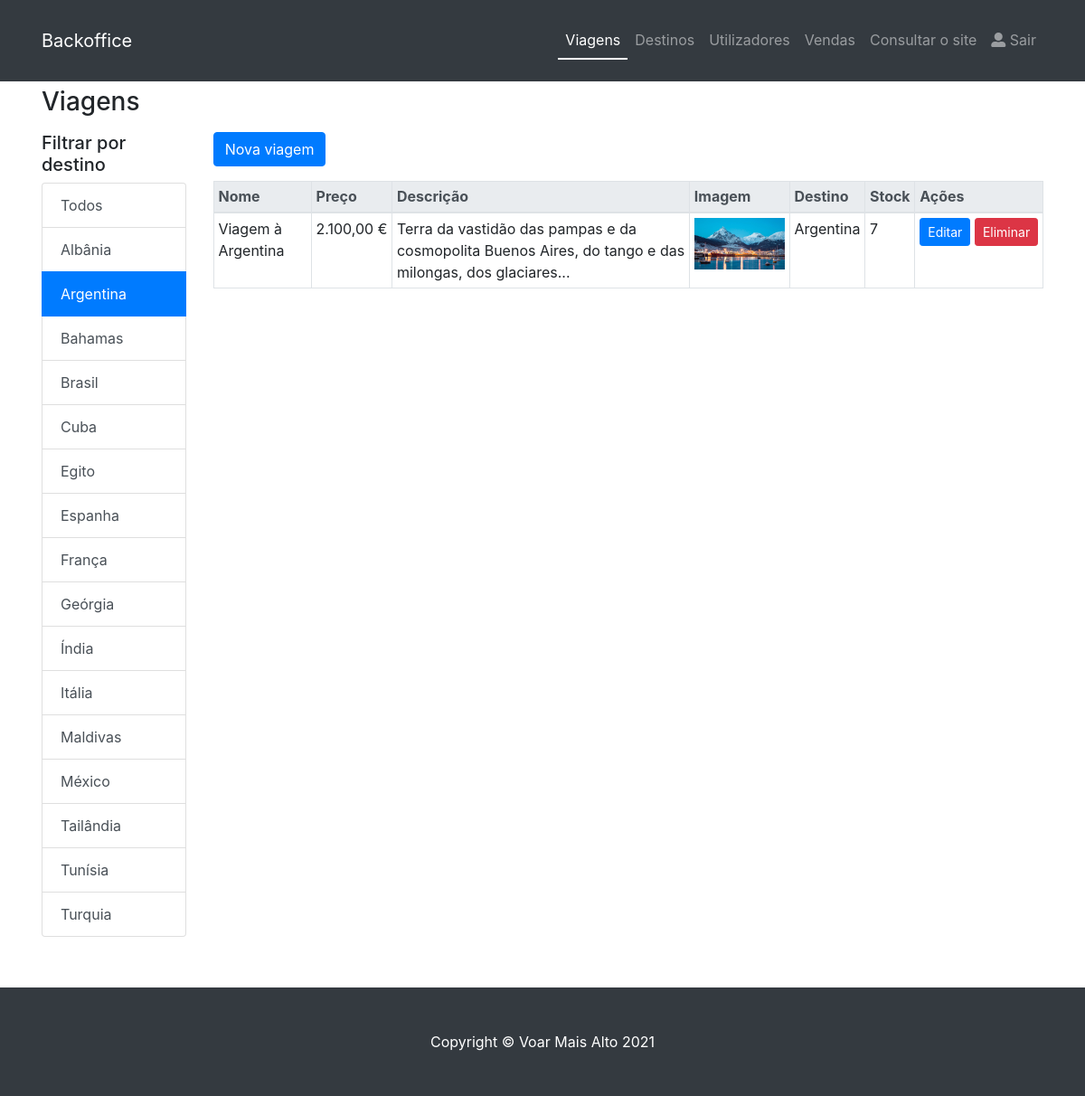
Page /admin/listaProdutos.php?id=19 (signed in) on the committed database.
### tables this page shows
CREATE TABLE `categoria` (
  `CategoriaID` int(11) NOT NULL,
  `CategoriaNome` varchar(40) NOT NULL
);

CREATE TABLE `produto` (
  `produtoID` int(11) NOT NULL,
  `produtoNome` varchar(50) NOT NULL,
  `preco` double NOT NULL,
  `stock` int(11) NOT NULL,
  `imagem` varchar(200) NOT NULL,
  `categoriaID` int(11) NOT NULL,
  `descricao` varchar(1000) NOT NULL
);

### db/config.php (called while the page is built, shortened)
<?php
    function e($s) {
        return htmlspecialchars((string)$s, ENT_QUOTES, 'UTF-8');
    }
?>

### admin/listaProdutos.php (the view, shortened to what this page needs)
<!DOCTYPE html>
<html lang="pt-PT">
<head>
  <link href="../vendor/bootstrap/css/bootstrap.min.css" rel="stylesheet">
  <link href="../css/shop-homepage.css" rel="stylesheet">
  <link rel="stylesheet" href="https://use.fontawesome.com/releases/v5.7.2/css/all.css">
</head>
<body>
<?php
  include '../db/config.php';
  include 'menu.php';
?>
  <div class="container mt-4">
    <h1 class="h3 mb-3">Viagens</h1>
    <div class="row">
      <div class="col-lg-2 mb-3">
        <h2 class="h5">Filtrar por destino</h2>
        <div class="list-group">
          <?php
            $idFiltro = isset($_GET['id']) ? (int)$_GET['id'] : 0;
            echo '<a href="listaProdutos.php" class="list-group-item list-group-item-action'.($idFiltro === 0 ? ' active' : '').'">Todos</a>';
            $cats = $conexao->query("Select * from categoria order by CategoriaNome");
            if ($cats->num_rows > 0) {
              while ($c = $cats->fetch_assoc()) {
                $ativo = ($idFiltro === (int)$c['CategoriaID']) ? ' active' : '';
                echo '<a href="listaProdutos.php?id='.(int)$c['CategoriaID'].'" class="list-group-item list-group-item-action'.$ativo.'">'.e($c['CategoriaNome']).'</a>';
              }
            }
          ?>
        </div>
      </div>
      <div class="col-lg-10">
        <p><a href="inserirProdutos.php" class="btn btn-primary">Nova viagem</a></p>
        <div class="table-responsive">
          <table class="table table-bordered table-sm table-hover">
            <thead class="thead-light">
              <tr>
                <th>Nome</th>
                <th>Preço</th>
                <th>Descrição</th>
                <th>Imagem</th>
                <th>Destino</th>
                <th>Stock</th>
                <th>Ações</th>
              </tr>
            </thead>
            <tbody>
              <?php
                if ($idFiltro > 0) {
                  $stmt = mysqli_prepare($conexao, "Select * from produto, categoria where produto.categoriaID = categoria.categoriaID and produto.categoriaID=?");
                  mysqli_stmt_bind_param($stmt, 'i', $idFiltro);
                  mysqli_stmt_execute($stmt);
                  $produtos = mysqli_stmt_get_result($stmt);
                } else {
                  $produtos = $conexao->query("Select * from produto, categoria where produto.categoriaID = categoria.categoriaID");
                }
                if ($produtos->num_rows > 0) {
                  while ($p = $produtos->fetch_assoc()) {
                    $desc = (string)$p['descricao'];
                    if (mb_strlen($desc) > 100) {
                      $desc = mb_substr($desc, 0, 100);
                      $pos = mb_strrpos($desc, ' ');
                      if ($pos !== false) {
                        $desc = mb_substr($desc, 0, $pos);
                      }
                      $desc = rtrim($desc, " .,;:!?-").'...';
                    }
                    echo '
                    <tr>
                      <td>'.e($p['produtoNome']).'</td>
                      <td class="text-nowrap">'.number_format((float)$p['preco'], 2, ',', '.').' &euro;</td>
                      <td>'.e($desc).'</td>
                      <td><img src="'.e($p['imagem']).'" alt="'.e($p['produtoNome']).'" style="width:100px; height:auto;"></td>
                      <td>'.e($p['CategoriaNome']).'</td>
                      <td>'.e($p['stock']).'</td>
                      <td class="text-nowrap">
                        <a href="alterarProduto.php?id='.(int)$p['produtoID'].'" class="btn btn-sm btn-primary">Editar</a>
                        <form action="eliminarProduto.php" method="post" onsubmit="return confirm(\'Tem a certeza que deseja eliminar o registo?\');" style="display:inline;">
                          <input type="hidden" name="csrf_token" value="'.e(csrf_token()).'">
                          <input type="hidden" name="id" value="'.(int)$p['produtoID'].'">
                          <button type="submit" class="btn btn-sm btn-danger">Eliminar</button>
                        </form>
                      </td>
                    </tr>';
                  }
                } else {
                  echo '<tr><td colspan="7" class="text-center">Não existem viagens.</td></tr>';
                }
              ?>
            </tbody>
          </table>
        </div>
      </div>
    </div>
  </div>
  <footer class="py-5 bg-dark mt-4">
    <div>
      <p class="m-0 text-center text-white">Copyright &copy; Voar Mais Alto 2021</p>
    </div>
  </footer>
</body>
</html>

### css/shop-homepage.css (style rules this page uses)
body { padding-top: 56px; }
.container { padding: 16px; }
a { color: dodgerblue; }

### rows in the picture
categoria: CategoriaNome "Albânia"
categoria: CategoriaNome "Argentina"
categoria: CategoriaNome "Bahamas"
categoria: CategoriaNome "Brasil"
categoria: CategoriaNome "Cuba"
categoria: CategoriaNome "Egito"
categoria: CategoriaNome "Espanha"
categoria: CategoriaNome "França"
categoria: CategoriaNome "Geórgia"
categoria: CategoriaNome "Índia"
categoria: CategoriaNome "Itália"
categoria: CategoriaNome "Maldivas"
categoria: CategoriaNome "México"
categoria: CategoriaNome "Tailândia"
categoria: CategoriaNome "Tunísia"
categoria: CategoriaNome "Turquia"
produto: produtoNome "Viagem à Argentina", preco "2.100,00", descricao "Terra da vastidão das pampas e da cosmopolita Buenos Aires, do tango e das milongas, dos glaciares...", imagem+produtoNome (picture), categoriaID.CategoriaNome "Argentina", stock "7"

### other values in the picture
$nome "Viagens"
$nome "Destinos"
$nome "Utilizadores"
$nome "Vendas"
